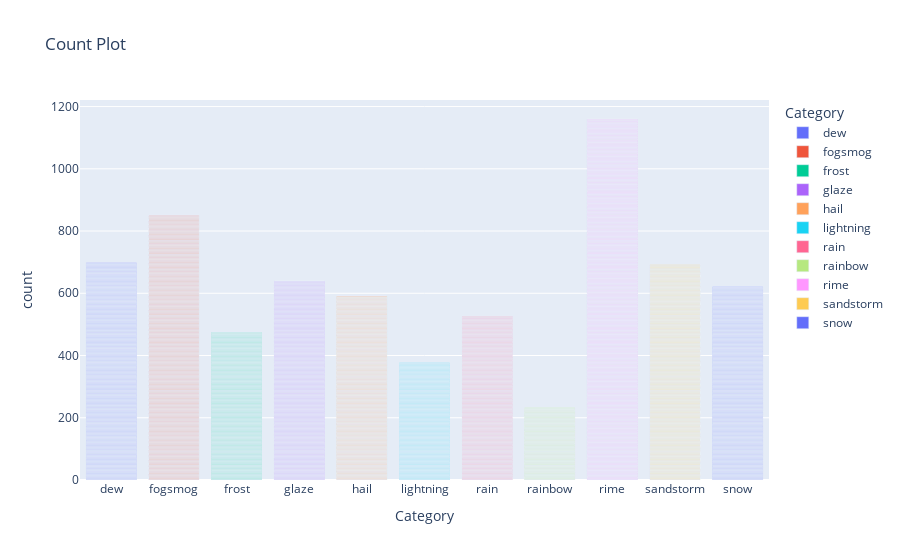

Here is the notebook cell this chart was saved with:
### Code cell
import seaborn as sns
import matplotlib.pyplot as plt
import plotly.express as px

fig = px.bar(df, x='Category', color='Category', title='Count Plot')
fig.show()

### Figure 1 — Plotly figure (JSON) as saved in the notebook; plotly's stock layout.template omitted (floating-point values rounded to 4 significant figures; data arrays with more than 128 entries replaced by an {"elided": "..."} marker saying what was removed)
{"data": [{"alignmentgroup": "True", "hovertemplate": "Category=%{x}<br>count=%{y}<extra></extra>", "legendgroup": "dew", "marker": {"color": "#636efa", "pattern": {"shape": ""}}, "name": "dew", "offsetgroup": "dew", "orientation": "v", "showlegend": true, "textposition": "auto", "type": "bar", "x": {"elided": "698 str values"}, "xaxis": "x", "y": {"elided": "698 int values"}, "yaxis": "y"}, {"alignmentgroup": "True", "hovertemplate": "Category=%{x}<br>count=%{y}<extra></extra>", "legendgroup": "fogsmog", "marker": {"color": "#EF553B", "pattern": {"shape": ""}}, "name": "fogsmog", "offsetgroup": "fogsmog", "orientation": "v", "showlegend": true, "textposition": "auto", "type": "bar", "x": {"elided": "851 str values"}, "xaxis": "x", "y": {"elided": "851 int values"}, "yaxis": "y"}, {"alignmentgroup": "True", "hovertemplate": "Category=%{x}<br>count=%{y}<extra></extra>", "legendgroup": "frost", "marker": {"color": "#00cc96", "pattern": {"shape": ""}}, "name": "frost", "offsetgroup": "frost", "orientation": "v", "showlegend": true, "textposition": "auto", "type": "bar", "x": {"elided": "475 str values"}, "xaxis": "x", "y": {"elided": "475 int values"}, "yaxis": "y"}, {"alignmentgroup": "True", "hovertemplate": "Category=%{x}<br>count=%{y}<extra></extra>", "legendgroup": "glaze", "marker": {"color": "#ab63fa", "pattern": {"shape": ""}}, "name": "glaze", "offsetgroup": "glaze", "orientation": "v", "showlegend": true, "textposition": "auto", "type": "bar", "x": {"elided": "639 str values"}, "xaxis": "x", "y": {"elided": "639 int values"}, "yaxis": "y"}, {"alignmentgroup": "True", "hovertemplate": "Category=%{x}<br>count=%{y}<extra></extra>", "legendgroup": "hail", "marker": {"color": "#FFA15A", "pattern": {"shape": ""}}, "name": "hail", "offsetgroup": "hail", "orientation": "v", "showlegend": true, "textposition": "auto", "type": "bar", "x": {"elided": "591 str values"}, "xaxis": "x", "y": {"elided": "591 int values"}, "yaxis": "y"}, {"alignmentgroup": "True", "hovertemplate": "Category=%{x}<br>count=%{y}<extra></extra>", "legendgroup": "lightning", "marker": {"color": "#19d3f3", "pattern": {"shape": ""}}, "name": "lightning", "offsetgroup": "lightning", "orientation": "v", "showlegend": true, "textposition": "auto", "type": "bar", "x": {"elided": "377 str values"}, "xaxis": "x", "y": {"elided": "377 int values"}, "yaxis": "y"}, {"alignmentgroup": "True", "hovertemplate": "Category=%{x}<br>count=%{y}<extra></extra>", "legendgroup": "rain", "marker": {"color": "#FF6692", "pattern": {"shape": ""}}, "name": "rain", "offsetgroup": "rain", "orientation": "v", "showlegend": true, "textposition": "auto", "type": "bar", "x": {"elided": "526 str values"}, "xaxis": "x", "y": {"elided": "526 int values"}, "yaxis": "y"}, {"alignmentgroup": "True", "hovertemplate": "Category=%{x}<br>count=%{y}<extra></extra>", "legendgroup": "rainbow", "marker": {"color": "#B6E880", "pattern": {"shape": ""}}, "name": "rainbow", "offsetgroup": "rainbow", "orientation": "v", "showlegend": true, "textposition": "auto", "type": "bar", "x": {"elided": "232 str values"}, "xaxis": "x", "y": {"elided": "232 int values"}, "yaxis": "y"}, {"alignmentgroup": "True", "hovertemplate": "Category=%{x}<br>count=%{y}<extra></extra>", "legendgroup": "rime", "marker": {"color": "#FF97FF", "pattern": {"shape": ""}}, "name": "rime", "offsetgroup": "rime", "orientation": "v", "showlegend": true, "textposition": "auto", "type": "bar", "x": {"elided": "1160 str values"}, "xaxis": "x", "y": {"elided": "1160 int values"}, "yaxis": "y"}, {"alignmentgroup": "True", "hovertemplate": "Category=%{x}<br>count=%{y}<extra></extra>", "legendgroup": "sandstorm", "marker": {"color": "#FECB52", "pattern": {"shape": ""}}, "name": "sandstorm", "offsetgroup": "sandstorm", "orientation": "v", "showlegend": true, "textposition": "auto", "type": "bar", "x": {"elided": "692 str values"}, "xaxis": "x", "y": {"elided": "692 int values"}, "yaxis": "y"}, {"alignmentgroup": "True", "hovertemplate": "Category=%{x}<br>count=%{y}<extra></extra>", "legendgroup": "snow", "marker": {"color": "#636efa", "pattern": {"shape": ""}}, "name": "snow", "offsetgroup": "snow", "orientation": "v", "showlegend": true, "textposition": "auto", "type": "bar", "x": {"elided": "621 str values"}, "xaxis": "x", "y": {"elided": "621 int values"}, "yaxis": "y"}], "layout": {"barmode": "relative", "legend": {"title": {"text": "Category"}, "tracegroupgap": 0}, "title": {"text": "Count Plot"}, "xaxis": {"anchor": "y", "categoryarray": ["dew", "fogsmog", "frost", "glaze", "hail", "lightning", "rain", "rainbow", "rime", "sandstorm", "snow"], "categoryorder": "array", "domain": [0, 1], "title": {"text": "Category"}}, "yaxis": {"anchor": "x", "domain": [0, 1], "title": {"text": "count"}}}}
